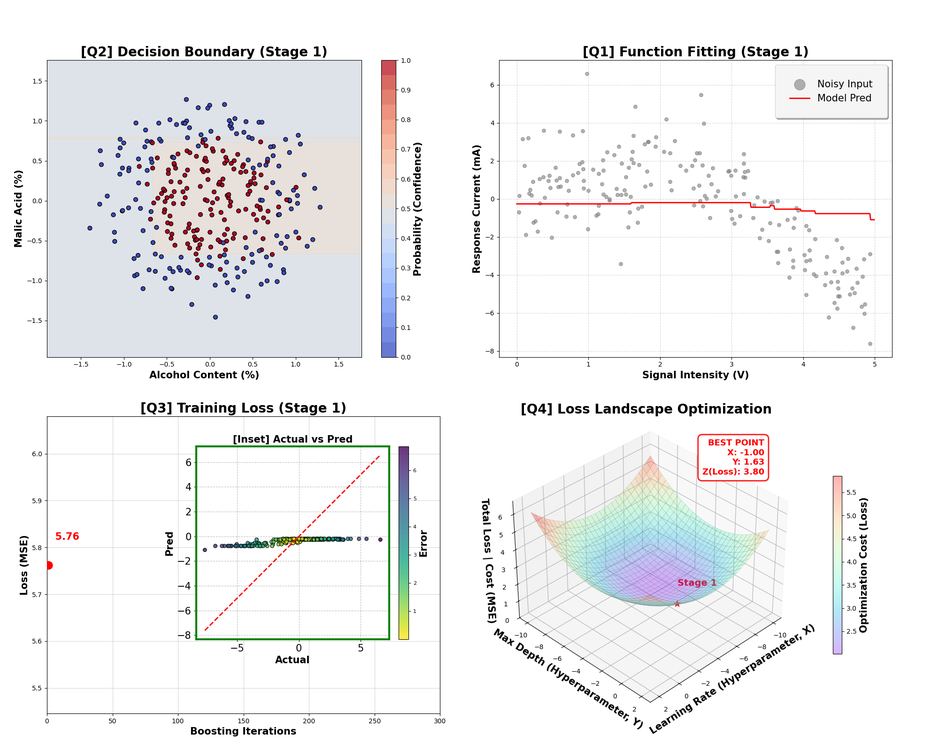
#> input picture dashboard_GB_imgs/dashboard_stage_001.png, 939 x 751 px, shrunk from 2000 x 1600 before the run; its folder holds only this picture in this run
$ python 02_player_dashboard_GB.py
#> lines starting #> are read from the running program, lines starting #| are printed output that depends on the picture
import os
import re
import matplotlib.pyplot as plt
import matplotlib.image as mpimg
from matplotlib.widgets import Slider, Button
import matplotlib.animation as animation

# ==========================================
# 사용자 설정
# ==========================================
# 이미지가 저장된 폴더 경로 (이전 코드에서 사용한 폴더명과 일치해야 함)
IMAGE_FOLDER = 'dashboard_GB_imgs'
PLAY_INTERVAL = 200  # 재생 속도 (밀리초 단위, 200ms = 0.2초)

class DashboardPlayer:
    def __init__(self, folder_path):
#> called with folder_path = 'dashboard_GB_imgs'
        self.folder_path = folder_path
        self.image_files = self.load_image_paths()
        self.num_frames = len(self.image_files)

        if self.num_frames == 0:
            print(f"!!! 오류: '{folder_path}' 폴더에 이미지가 없습니다.")
            print("먼저 대시보드 생성 코드를 실행하여 이미지를 저장해주세요.")
            return

        self.current_frame = 0
        self.is_playing = False

        # --- Figure 및 Axis 설정 ---
        # 하단에 컨트롤러(슬라이더, 버튼) 공간을 확보하기 위해 bottom=0.2 설정
        self.fig, self.ax = plt.subplots(figsize=(12, 10))
        plt.subplots_adjust(bottom=0.2)

        # 초기 이미지 표시 (첫 번째 프레임)
        initial_img = mpimg.imread(self.image_files[0])
#> initial_img is the input picture: shape (751, 939, 4) float32; mean R, G, B, A 0.942, 0.942, 0.945, 1
        self.im_obj = self.ax.imshow(initial_img)
        self.ax.axis('off') # 축 숨김
        self.update_title()

        # --- 위젯 설정 (Slider & Button) ---
        # 1. Slider (스크롤 바) 위치: [left, bottom, width, height]
        ax_slider = plt.axes([0.15, 0.08, 0.65, 0.03], facecolor='lightgoldenrodyellow')
        self.slider = Slider(
            ax=ax_slider,
            label='Stage ',
            valmin=0,
            valmax=self.num_frames - 1,
            valinit=0,
            valstep=1,
            color='blue'
        )
        self.slider.on_changed(self.on_slider_change)

        # 2. Play/Pause 버튼 위치
        ax_button = plt.axes([0.85, 0.08, 0.1, 0.04])
        self.btn_play = Button(ax_button, 'Play', hovercolor='0.975')
        self.btn_play.on_clicked(self.toggle_play)

        # --- 애니메이션 설정 ---
        # FuncAnimation을 사용하여 주기적으로 update_animation 호출
        # 처음에는 멈춘 상태(event_source.stop)로 시작
        self.anim = animation.FuncAnimation(
            self.fig,
            self.update_animation,
            frames=self.num_frames,
            interval=PLAY_INTERVAL,
            blit=False,
            repeat=True
        )
        self.anim.event_source.stop()

        print(f"!! 플레이어 실행됨: 총 {self.num_frames}개의 이미지를 로드했습니다.")
        plt.show()
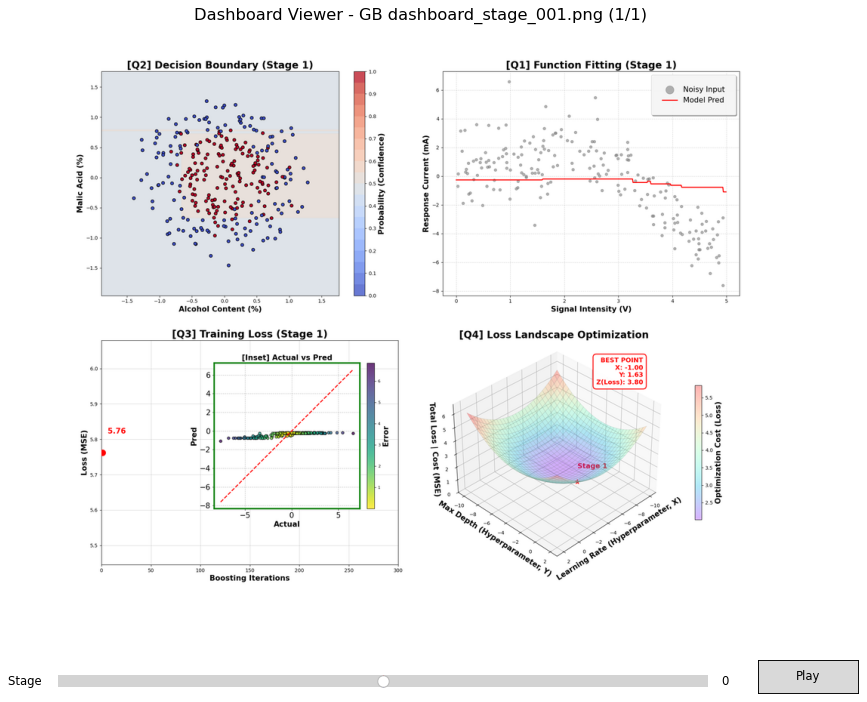
#> figure drawn by matplotlib, 2 panels

    def load_image_paths(self):
        """폴더 내의 png 파일을 Stage 번호 순서대로 정렬하여 로드"""
        if not os.path.exists(self.folder_path):
            print(f"!!! 오류: 폴더를 찾을 수 없습니다 -> {self.folder_path}")
            return []

        files = [f for f in os.listdir(self.folder_path) if f.endswith('.png')]

        # 정렬: 파일명에 포함된 숫자를 기준으로 정렬 (stage_2가 stage_10보다 앞에 오도록)
        def extract_number(filename):
            match = re.search(r'stage_(\d+)', filename)
            return int(match.group(1)) if match else 0

        files.sort(key=extract_number)

        # 전체 경로로 변환
        full_paths = [os.path.join(self.folder_path, f) for f in files]
        return full_paths

    def update_image(self, frame_idx):
        """화면에 표시되는 이미지를 업데이트"""
        frame_idx = int(max(0, min(frame_idx, self.num_frames - 1)))
        self.current_frame = frame_idx

        # 이미지 데이터 교체
        img_path = self.image_files[frame_idx]
        img = mpimg.imread(img_path)
        self.im_obj.set_data(img)

        self.update_title()
        self.fig.canvas.draw_idle()

    def update_title(self):
        """현재 파일명으로 제목 업데이트"""
        filename = os.path.basename(self.image_files[self.current_frame])
        self.ax.set_title(f"Dashboard Viewer - GB {filename} ({self.current_frame + 1}/{self.num_frames})", fontsize=14, fontweight='bold')

    def on_slider_change(self, val):
        """슬라이더를 움직였을 때 호출"""
        self.update_image(val)

    def toggle_play(self, event):
        """Play/Pause 버튼 클릭 시 호출"""
        if self.is_playing:
            self.anim.event_source.stop()
            self.btn_play.label.set_text('Play')
            self.is_playing = False
        else:
            self.anim.event_source.start()
            self.btn_play.label.set_text('Pause')
            self.is_playing = True

    def update_animation(self, frame):
        """애니메이션 타이머에 의해 주기적으로 호출 (다음 프레임으로 이동)"""
        if self.is_playing:
            next_frame = (self.current_frame + 1) % self.num_frames
            # 슬라이더 값을 변경하면 on_slider_change가 트리거되어 이미지도 함께 업데이트됨
            self.slider.set_val(next_frame)
        return self.im_obj,

if __name__ == "__main__":
    # 플레이어 실행
    DashboardPlayer(IMAGE_FOLDER)

$ run again, on dashboard_GB_imgs/dashboard_stage_300.png
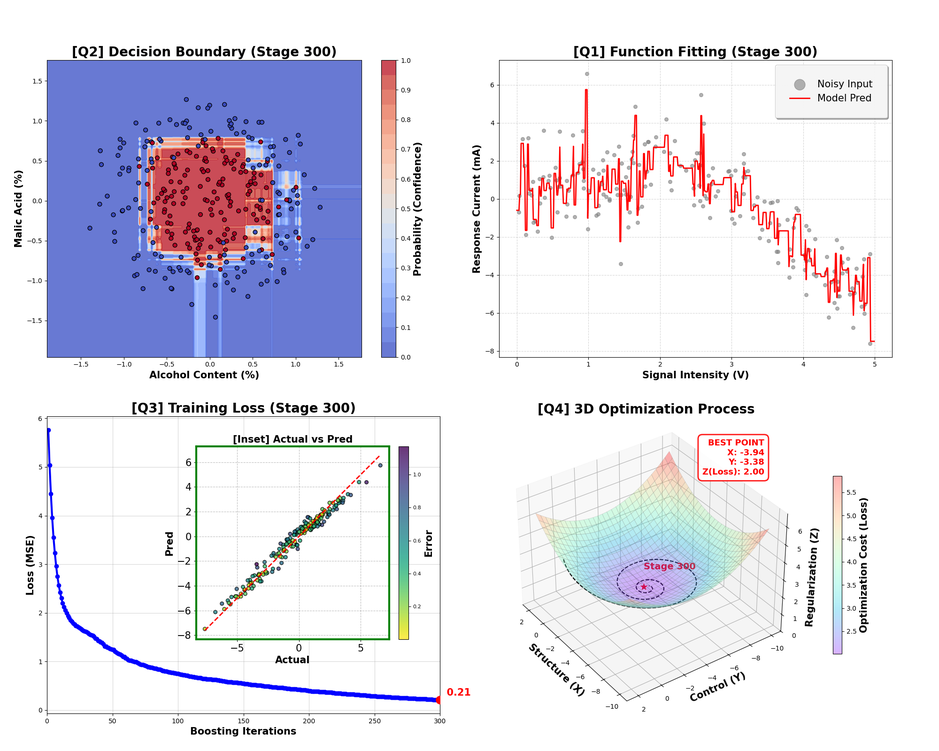
#> input picture dashboard_GB_imgs/dashboard_stage_300.png, 939 x 751 px, shrunk from 2000 x 1600 before the run
#> in __init__, initial_img is the input picture: shape (751, 939, 4) float32; mean R, G, B, A 0.888, 0.882, 0.924, 1
#> in __init__, `plt.show()`:
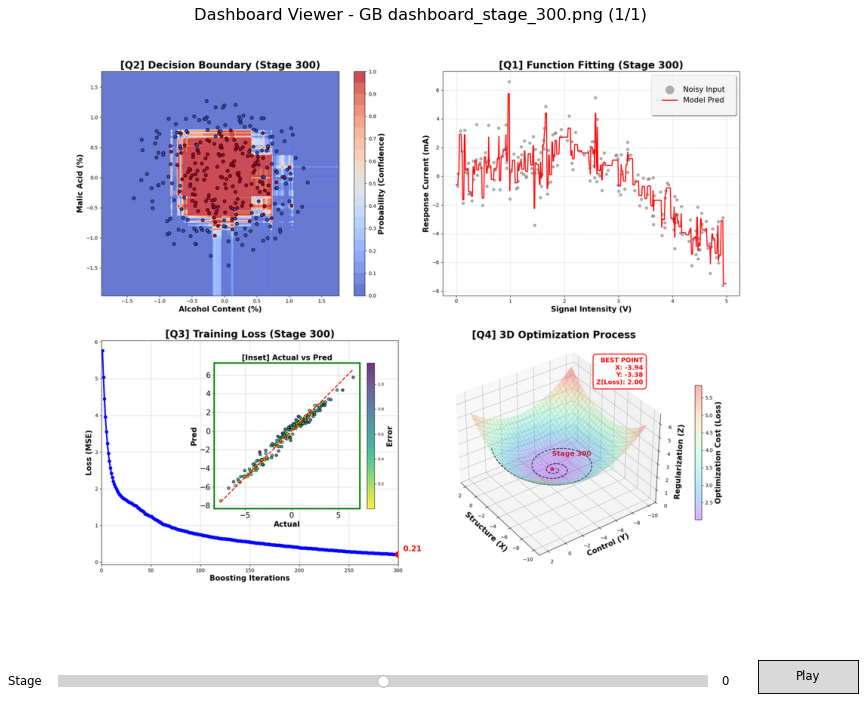
#> figure drawn by matplotlib, 2 panels
